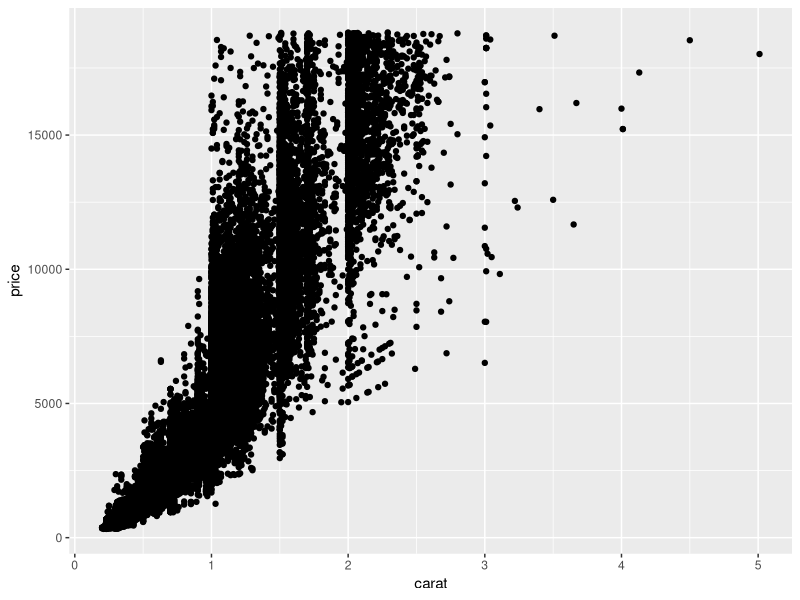
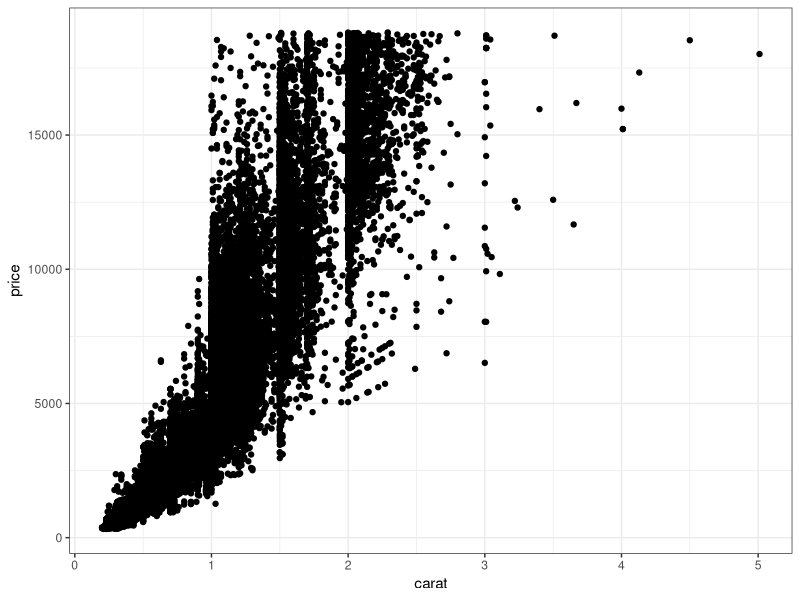
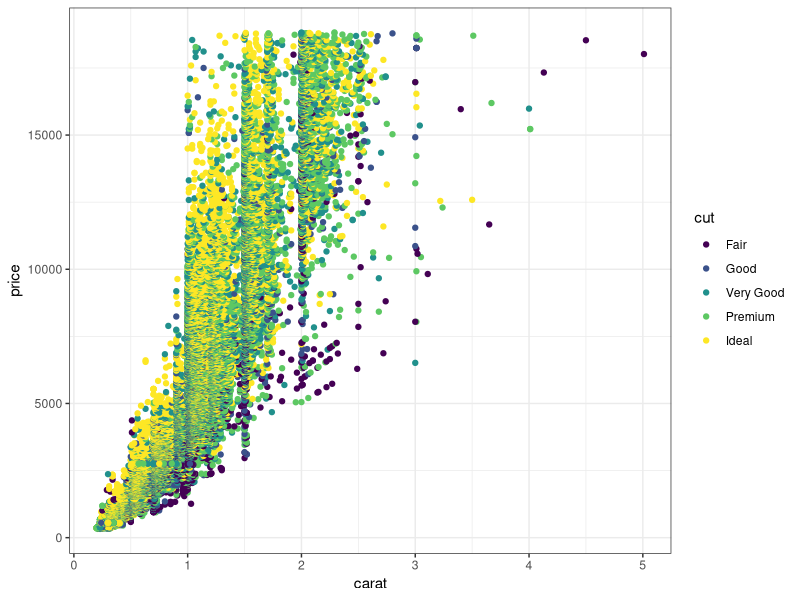
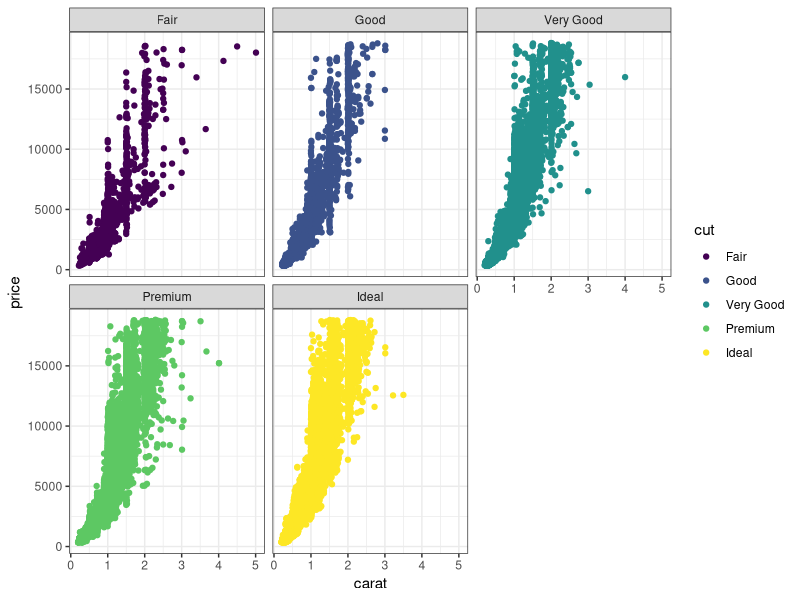
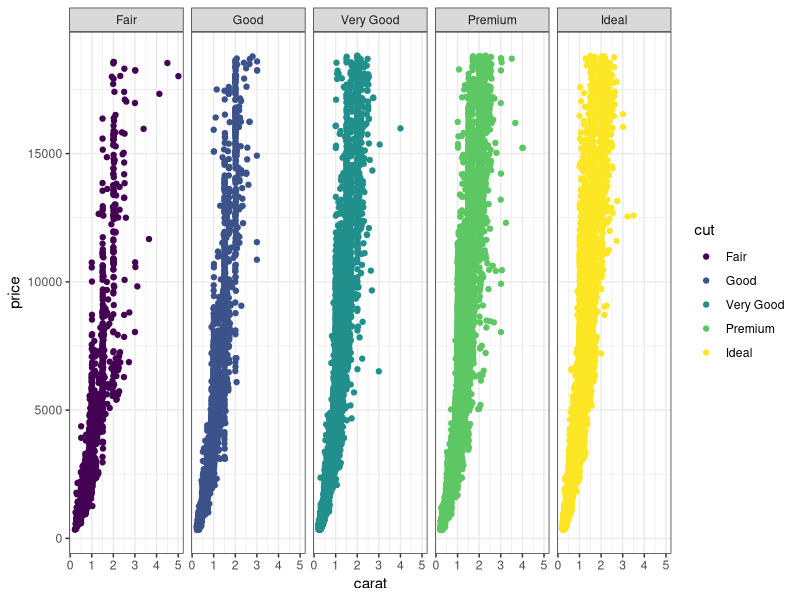
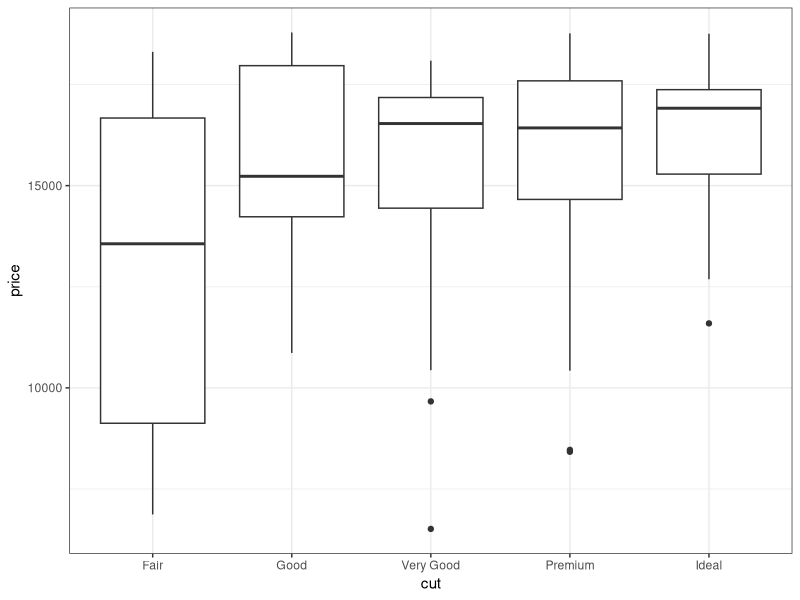
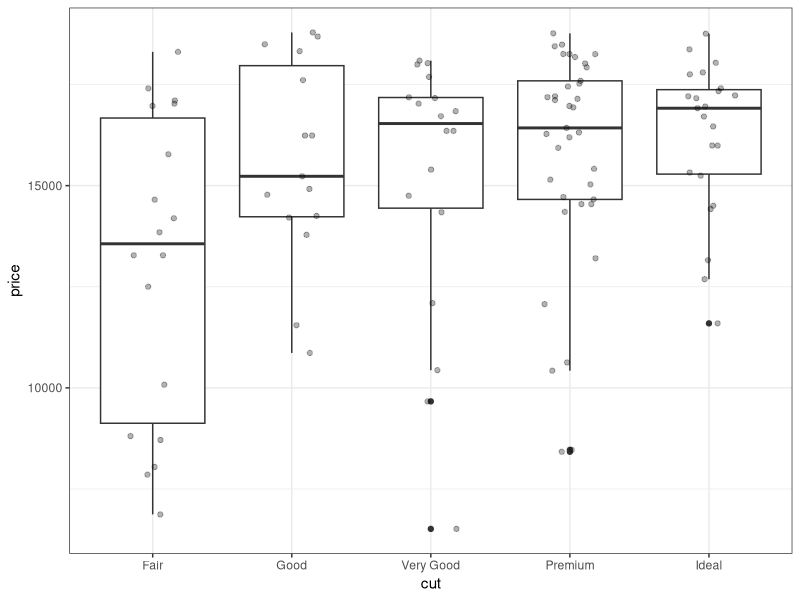
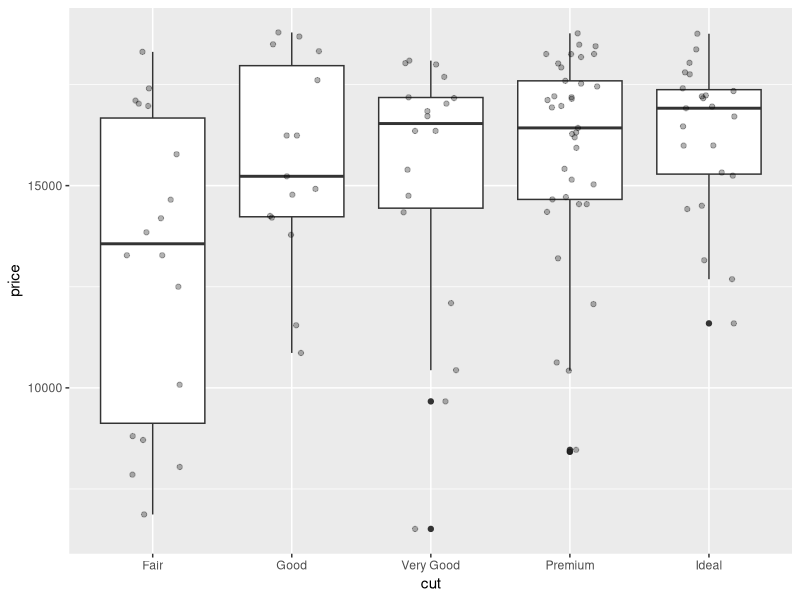

Reproduce these figures in R, in order.
### Tuesday, July 11th
### This lesson is is partially adapted from Chapter 4 of the the R for Graduate Students textbook by Y. Wendy Huynh
# https://bookdown.org/yih_huynh/Guide-to-R-Book/tidyverse.html
# Note: this whole book is a great resource! 


##################################
##### 3.1 INTRO TO TIDYVERSE #####
##################################

# so far, we have focused on functions in base R 
# several widely used packages are preferred by many for data wrangling and visualization 
# tidyverse is a composite package that includes many other packages that could otherwise be installed independently (e.g., dplyr, forcats, ggplot2)
# packages in the tidyverse all share underlying design philosophy, grammar, and data structures  

install.packages('tidyverse')

library(tidyverse)

# why doesn't R keep all packages loaded all the time? 
# one reason is conflicts in the names of functions
# e.g., filter() does different things depending on which package it's being used as a part of 
# you can specify which package you are calling on for a function by using two colons
  # package::function()
  # e.g. dplyr::filter()

# load the diamonds data set, which is built in to tidyverse/ggplot  
data(diamonds)
?diamonds
str(diamonds)
# note that the tidyverse stores data in "tibbles"
# tibbles are equivalent to "data frames" in base R

head(diamonds)

### useful tidyverse functions: mutate(), summarize(), filter(), select(), arrange(), count(), rename()

### mutate() ###
# creates new columns that are functions of existing variables. it can also modify or delete columns
# the tidyverse uses a pipe (%>%) to organize strings of commands
# begin by specifying your object, then follow with a pipe, then your functions

# what is the price per carat for each diamond? 
diamonds %>% 
  mutate(caratprice = price/carat)
# note that the tidyverse does not require you to specify the data set after the pipe—it just recognizes the column names! 

### summarize() ### 
# creates a new data frame that returns one row for each combination of grouping variables
# if there are no grouping variables, the output will have a single row summarizing all observations in the input
# what are the min/max/mean/sd for the price of the diamonds in this data set?
  # no grouping variables
diamonds %>% 
  summarize(min(price),
            max(price),
            mean(price),
            sd(price))

# what about the min/max/mean/sd for each type of cut? 
  # grouping variable = cut
diamonds %>% 
  summarize(.by = cut, 
            min(price),
            max(price),
            mean(price),
            sd(price))

# what about the min/max/mean/sd for each cut x color combination? 
  # grouping variables = cut, color 
diamonds %>% 
  summarize(.by = c(cut,color), 
            min(price),
            max(price),
            mean(price),
            sd(price)) 
# note that you cannot see all rows in the console output 
# we can fix this by adding another pipe and a command to print more rows 
diamonds %>% 
  summarize(.by = c(cut,color), 
            min(price),
            max(price),
            mean(price),
            sd(price)) %>%
  print(n=50) 
# there are 35 cut x color combinations, so any number ≥ 35 works here

### filter() allows you to subset a data frame by retaining all rows that satisfy a logical condition (keep rows for which the condition = TRUE)

# filter for all diamonds costing ≥ $1000
diamonds %>% filter(price >= 1000)
# note that this line does not create a new object as it is currently written

# if you wanted to know how many rows are in the subset of diamonds costing ≥ $1000, you would either need to make a new object or string the command with a pipe
nrow(diamonds)
diamonds.1000 <- diamonds %>% filter(price >= 1000)
nrow(diamonds.1000)
# or
diamonds %>% filter(price >= 1000) %>%
  nrow()

# filter for all diamonds costing ≥ $1000 and with an ideal cut 
diamonds %>% 
  filter(price >= 1000 & cut == 'Ideal')
# or  
diamonds %>% 
  filter(price >= 1000) %>%
  filter(cut == 'Ideal')
# or 
filter(diamonds, price >= 1000 & cut == 'Ideal')

# select() allows you to keep or drop columns using their name and/or class
# suppose we are only interested in price and carats
diamonds %>%
  select(carat,price)
# or 
diamonds %>%
  select(c(carat,price))

# suppose we want to keep everything except the dimensions (x, y, and z in the data set)
diamonds %>%
  select(-x,-y,-z)
# or 
diamonds %>%
  select(-x:-z)

# keep only the columns from carat to clarity 
diamonds %>%
  select(carat:clarity)
# or
diamonds %>%
  select(1:4)

### arrange() allows you to reorder the rows in a data set based on selected columns
# arrange the rows from least to most expensive diamond
diamonds %>% arrange(price)
# from most expensive to least expensive 
diamonds %>% arrange(-price)
# arrange by cut then price from lowest to highest 
diamonds %>% 
  group_by(cut) %>%
  arrange(price, .by_group = TRUE)
?group_by

### count() counts the unique values of one or more variables
diamonds %>%
  count(cut)
# our output tells us that there are 1610 fair diamonds in the dataset, 4906 good ones, and so on 


### rename() changes the names of columns/variables 
# change 'price' to 'cost'
diamonds %>%
  rename(cost = price) %>% # rename(new column name = old column name)
  head() # to see the new column name 


#################################
##### 3.2 PLOTTING (GGPLOT) #####
#################################
# we use a pipe to direct our plotting commands to the data set we care about 
# then, we use the command ggplot()
# ggplot uses the nested aes() function to describe how variables in the data are mapped to the plot
  # always specify your variables within aes()!
# we add elements to our plots following the initial ggplot() function by adding '+' to the end of a line
diamonds %>% 
  ggplot(aes(x=carat,y=price))+ 
  geom_point()

# let's go ahead and remove the ugly gray background grid
# theme_bw()
diamonds %>% 
  ggplot(aes(x=carat,y=price))+ 
  theme_bw()+
  geom_point()

# color the points by cut
diamonds %>% 
  ggplot(aes(x=carat,y=price))+ 
  theme_bw()+
  geom_point(aes(color = cut))

# we can use facet_wrap to split our plot into multiple panes for different groups
diamonds %>% 
  ggplot(aes(x=carat,y=price))+ 
  theme_bw()+
  geom_point(aes(color = cut))+
  facet_wrap(~cut)

# make it so that the panes are in a 1 x 5 arrangement
diamonds %>%  
  ggplot(aes(x=carat,y=price))+ 
  theme_bw()+
  geom_point(aes(color = cut))+
  facet_wrap(~cut,1,5)

# ggplot has many plot types
# let's look at the price distribution for diamonds between 2 and 3 carats across the 5 cuts
diamonds %>%
  filter(carat >= 2.5 & carat <= 3) %>%
  ggplot(aes(x = cut, y = price))+
  theme_bw()+
  geom_boxplot()

# boxplots are useful for summarizing the data, but sometimes we want to see each data point
# we can add more than one type of aesthetic to a graph
diamonds %>%
  filter(carat >= 2.5 & carat <= 3) %>%
  ggplot(aes(x = cut, y = price))+
  theme_bw()+
  geom_boxplot()+
  geom_jitter(width = 0.2, alpha = 0.3)
# geom_jitter is similar to geom_point, but it spreads the points out by a certain amount along the x axis so that they don't overlap 
  # width changes how much spread there is in the points along the x axis-- too little and you can't see them individually, too much and they will bleed into adjacent groups
  # alpha changes the transparency of an element 

# we can change the titles and other things like that in ggplot, just as we do in base R
diamonds %>%
  filter(carat >= 2.5 & carat <= 3) %>%
  ggplot(aes(x = cut, y = price))+
  geom_boxplot()+
  geom_jitter(width = 0.2, alpha = 0.3)

diamonds %>%
  filter(carat >= 3 & carat <= 4) %>%
  ggplot(aes(x = carat, y = price))+
  geom_boxplot()
# why does this plot look funny? 
# boxplots don't make sense for two continuous variables 
# different plot types will work for different types of data

# histograms require an x axis only 
diamonds %>%
  ggplot(aes(x = price))+
  theme_bw()+
  geom_histogram()

